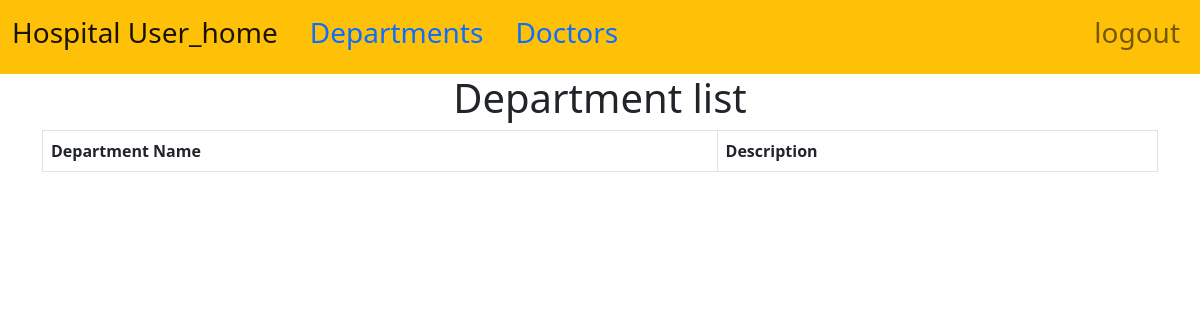
The app's page /departmentlist/departmentlist/ (signed in), older data.
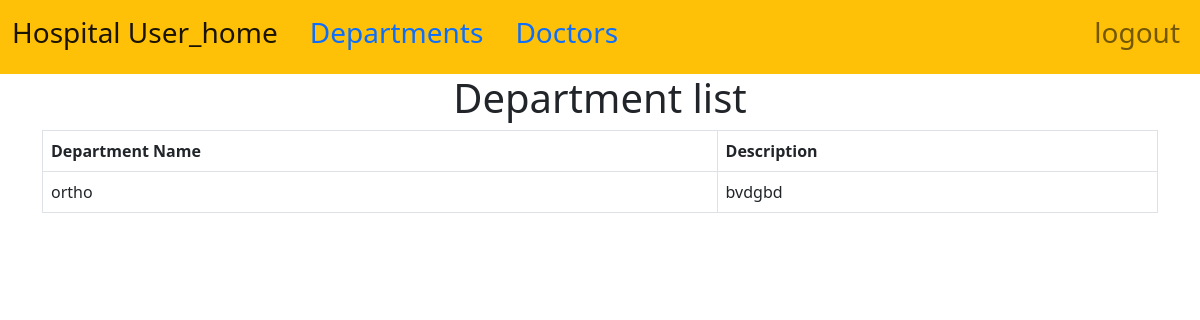
The same page, newer data.
### department_doctors_app/models.py (models this page shows, shortened)
class Department(models.Model):
    department_name = models.CharField(max_length=100,unique=True, blank=False, null=False,choices=[ ('ortho', 'orthopedics'), ('cardio', 'Cardiology'),
                                             ('derma', 'Dermatology'),('Gynec','Gynecology'),])
    department_description= models.TextField()

### department_doctors_app/views.py (the view)
# urls.py: path('departmentlist/', views.DepartmentListView.as_view(), name='departmentlist'),
class DepartmentListView( ListView):
    model = Department
    template_name = 'department_list.html'
    context_object_name = 'departmentList'
    login_url = '/login/'

### templates/department_list.html (shortened to what this page needs)
{% extends 'base.html' %}
{% block content %}
<div class="container">
    <center>
        <h1>Department list</h1>
        <table class="table table-bordered">
            <thead>
                <tr>
                    <th>Department Name</th>
                    <th>Description</th>
                </tr>
            </thead>
            <tbody>
                {% for i in departmentList %}
                <tr>
                    <td>{{ i.department_name }}</td>
                    <td>{{ i.department_description }}</td>
                </tr>
                {% endfor %}
            </tbody>
        </table>
    </center>
</div>
{% endblock %}

Row changes from the older to the newer data that the page shows:
added Department: department_name "ortho", department_description "bvdgbd"
